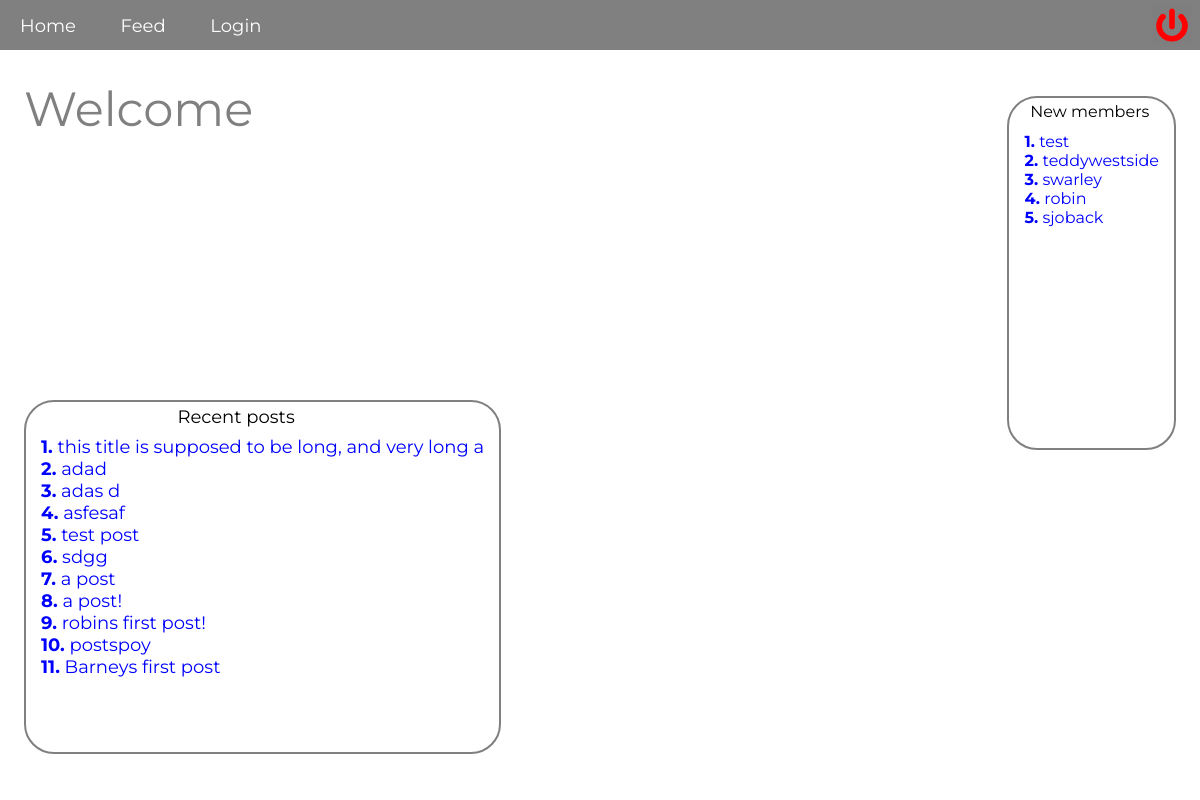
Before: / with the older database file.
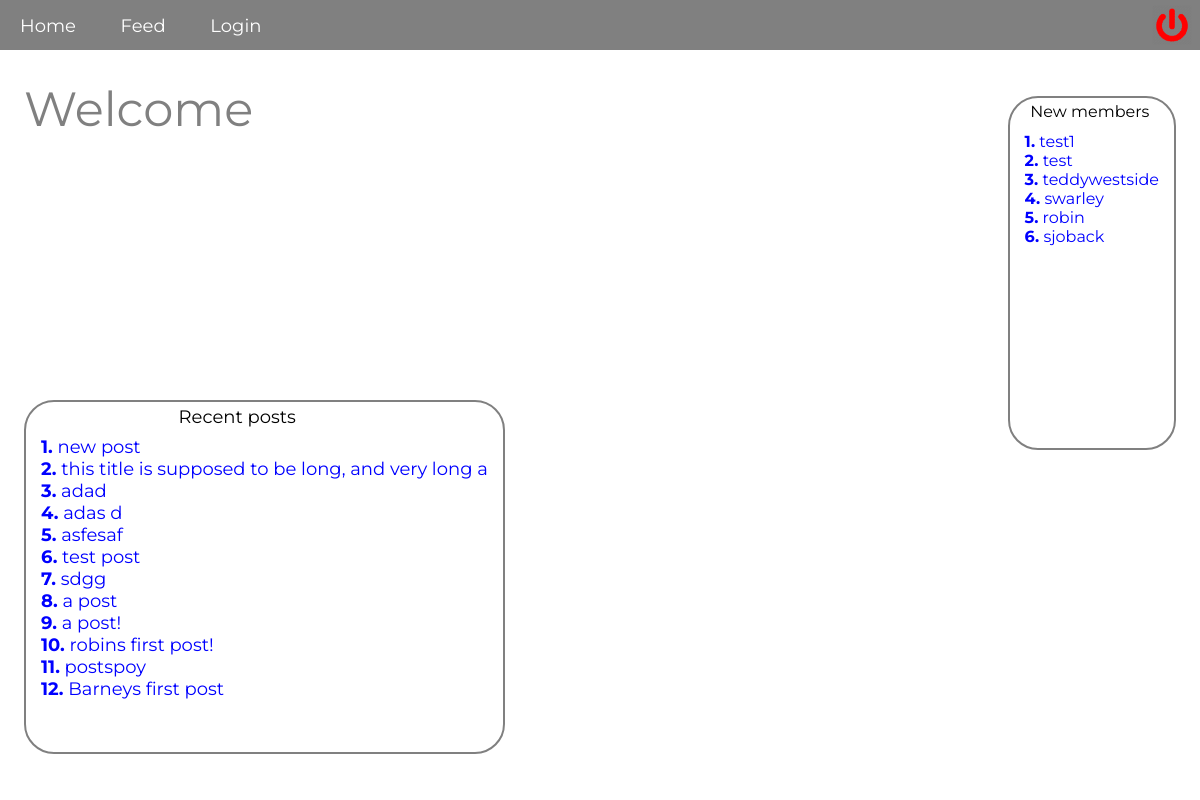
After: the same page with the newer database file.
### tables this page shows
CREATE TABLE "users" (
        `id`    INTEGER NOT NULL PRIMARY KEY AUTOINCREMENT UNIQUE,
        `name`  VARCHAR NOT NULL,
        `username`      VARCHAR NOT NULL UNIQUE,
        `email` VARCHAR NOT NULL,
        `password`      VARCHAR NOT NULL,
        `biography`     VARCHAR NOT NULL,
        `img`           VARCHAR,
        `joined`     VARCHAR
);

CREATE TABLE "posts" (
        `id`       INTEGER NOT NULL,
        `post_id`       INTEGER NOT NULL PRIMARY KEY AUTOINCREMENT UNIQUE,
        `title` VARCHAR NOT NULL,
        `description`   VARCHAR NOT NULL,
        `url`   VARCHAR NOT NULL,
        `posted`      VARCHAR,
        `edited`     VARCHAR
);

### logic/homePage.php (called while the page is built)
<?php
$query = "SELECT * FROM users ORDER BY joined ASC LIMIT 10";
$statement = $pdo->prepare($query);
$statement->execute();
$users = $statement->fetchAll(PDO::FETCH_ASSOC);
$query = "SELECT * FROM posts ORDER BY posted DESC LIMIT 15";
$statement = $pdo->prepare($query);
$statement->execute();
$posts = $statement->fetchAll(PDO::FETCH_ASSOC);

### index.php (the view)
<?php
require __DIR__.'/views/header.php';
require __DIR__.'/logic/homePage.php';
$i = 1;
$y= 1;
?>
<div class="index-wrapper">
   <p class="header-text">Welcome</p>
   <div class="new-members">
      <div class="new-members-header">New members</div>
      <br>
      <?php foreach($users as $user): ?>
         <div class="member-username">
            <a href="/pages/profile.php?id=<?php echo $user['id'] ?>" class="member-username"><?php echo "<b>". $i++. ".</b> "; ?><?php echo $user['username']; ?></a>
         </div>
      <?php endforeach; ?>
   </div>
   <div class="new-posts">
      <div class="new-posts-header">Recent posts</div>
      <br>
      <?php foreach($posts as $post): ?>
         <a href="/pages/comment.php?id=<?php echo $post['post_id'] ?>" class="member-title"><?php echo "<b>". $y++. ".</b> ". substr($post['title'], 0, 50); ?></a>
         <br>
      <?php endforeach; ?>
   </div>
</div>
<?php require __DIR__.'/views/footer.php'; ?>

Changed rows visible on the page:
added users: username "test1"
added posts: title "new post"
